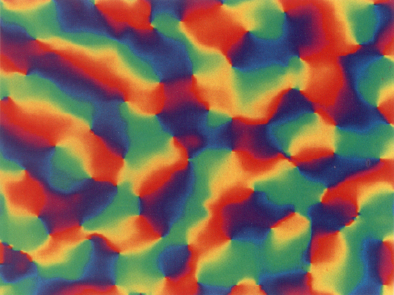
#> input picture mechanistic/v1-topology-blasdel-figure6.png, 394 x 295 px, found by its file name
$ jupyter execute --allow-errors SSN_2D_model-Copy2.ipynb   (shell and % lines are left out)   (Python 2 division)
#> lines starting #> are read from the running program, lines starting #| are printed output that depends on the picture
[cell 1]
import matplotlib.pyplot as plt
import matplotlib.image as mpimg
import numpy as np
from scipy.cluster.vq import kmeans2
from skimage import io, color

[cell 2]
def diff(x,y):
    return np.abs( np.mod( x - y + 90, 180) - 90 )

def G(x,y,sigma=1):
    return np.exp(-1*diff(x,y)**2/(2*sigma**2))

def G2D(x_range, y_range, mean, sigma=1):
    x0 = mean[0]
    y0 = mean[1]
    return np.exp( -1*( ( x_range-x0)**2 + (y_range-y0)**2) / (2*sigma**2) )

# [6 lines of commented-out code are left out]

def G2DO(mean, sigma, o_map):
    return np.exp(-0.5*diff(o_map[mean], o_map)**2 / sigma**2)

def mean_connections(W_ab):
    total = 0.
    for i in range(W_ab.shape[0]):
        sub_mat = W_ab[i,:,:]
        total = total + sub_mat[sub_mat != 0].size
    return total / W_ab.shape[0]

def stimulus_size(x,length,sig_RF):
    return (1+np.exp((-x + length/2)/sig_RF) )**-1 * (1 - (1+np.exp((-x - length/2)/sig_RF))**-1 )

[cell 3]
# Orientation preference map: for now, use k-means on Blasdel image
rgb_img = mpimg.imread('v1-topology-blasdel-figure6.png')
#> rgb_img is the input picture: shape (295, 394, 3) float32; mean R, G, B 0.498, 0.39, 0.321

plt.figure()
plt.imshow(rgb_img)
plt.title('Original topographic image')

lab_img = color.rgb2lab(rgb_img) # convert to L*a*b* colourspace
#> lab_img: shape (295, 394, 3) float32; mean of channels 0, 1, 2 46.8, 11.4, 16.1

ab = lab_img[:,:,1:]
n_rows = np.shape(ab)[0]
#> n_rows = 295
n_cols = np.shape(ab)[1]
#> n_cols = 394

ab = np.reshape(ab, (n_rows*n_cols, 2))
#> ab = 116230 pairs, first value -38.83 to 64.16, second value -38.32 to 64.02
n_colours = 6

centroids, labels = kmeans2(ab, n_colours, iter=3)
#> centroids = [[53.05, 40.66], [42.42, 89.77], [12.84, -29.52], [24.34, -14.73], [-29.51, 21.18], [10.01, 54.67]]

labels = np.reshape(labels, (n_rows, n_cols))
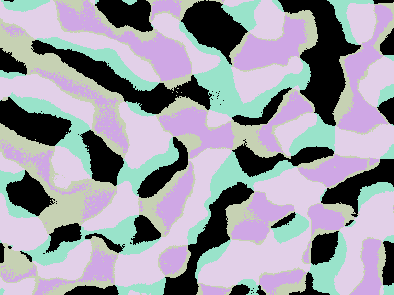
#> labels: shape (295, 394) int32; 5 distinct labels, from 0 to 5; one colour per label, 0 black

rgb_labels = np.tile(labels[:,:,None], [1,1,3])
#> rgb_labels: shape (295, 394, 3) int32; 5 distinct labels, from 0 to 5

OP_range = np.linspace(0, 180, n_colours)
full_OP_map = np.copy(labels)

for i in range(n_colours):
    seg_img = np.copy(rgb_img)
    seg_img[rgb_labels != i] = 0

    # assign an orientation preference (degrees) based on segmentation
    full_OP_map[full_OP_map == i] = OP_range[i]
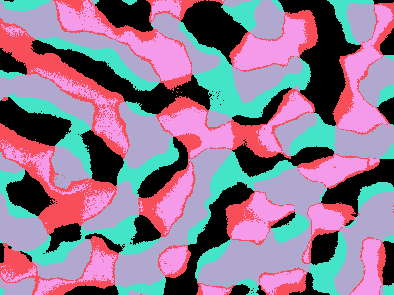
#> full_OP_map: shape (295, 394) int32; 5 distinct labels, from 0 to 180; one colour per label, 0 black
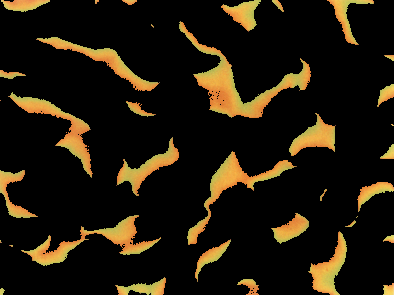
#> seg_img: shape (295, 394, 3) float32; mean R, G, B 0.131, 0.0998, 0.0438

    # Show the individual segmented images:
#     plt.figure()
#     plt.imshow(seg_img)

[cell 4]
N_pairs = 75 # no. of E/I pairs to a side of a grid
field_size = 16. # size of field to a side (degrees)
dx = field_size / N_pairs

xy_range = np.linspace(0, field_size, N_pairs)
# xy_range = np.linspace(-field_size/2, field_size/2, N_pairs)

xv, yv = np.meshgrid(xy_range, xy_range) # x and y grid values (degrees)

# sample the OP map uniformly
min_dim = np.min(np.shape(full_OP_map))
#> min_dim = 295
o_samples = np.round(np.linspace(0, min_dim-1, N_pairs))
#> o_samples = 75 values from 0 to 294

xo, yo = np.meshgrid(o_samples, o_samples)

xo = xo.astype(int)
yo = yo.astype(int)

OP_map = full_OP_map[xo,yo]
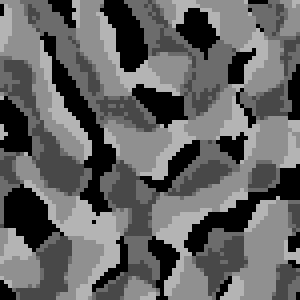
#> OP_map: shape (75, 75) int32 (shown 4 times larger); min 0, max 180, mean 100.4

# Connection weight parameters (from supp. materials S1.1.2):
kappa_E = 0.1
kappa_I = 0.5
J_EE = 0.1
J_IE = 0.38
J_EI = 0.089
J_II = 0.096

sig_EE = 8*dx
sig_IE = 12*dx
sig_EI = 4*dx
sig_II = 4*dx
sig_ori = 45

# calculate probability of no connections for each neuron (sparse connectivity)

G_EE = np.zeros((N_pairs**2, N_pairs, N_pairs))
G_IE = np.copy(G_EE)
G_ori = np.copy(G_EE)

pW_EE = np.copy(G_EE)
pW_IE = np.copy(G_EE)
pW_EI = np.copy(G_EE)
pW_II = np.copy(G_EE)

rnd_EE = np.copy(G_EE)
rnd_IE = np.copy(G_EE)
#> (the rest of this cell did not finish here and is left out)

[cell 5]
print xv

print '======================================'

print yv

#> (a cell that did not finish here is left out)

#> (a cell that did not finish here is left out)

[cell 8]
# Model parameters (from supplementary methods)

k   = np.random.normal(0.012, 0.05*0.012, (N_pairs, N_pairs))
n_E = np.random.normal(2.0, 0.05*2.0, (N_pairs, N_pairs))
n_I = np.random.normal(2.2, 0.05*2.2, (N_pairs, N_pairs))
sig_FF = 32
sig_RF = dx

tau_E = np.random.normal(0.02, 0.05*0.02, (N_pairs, N_pairs))
tau_I = np.random.normal(0.01, 0.05*0.01, (N_pairs, N_pairs))

[cell 9]
# determine external input h(x)
c = 3 # arbitrary contrast value - stimulus strength
c_range = np.array([3, 10, 17, 31, 52])
l_range = np.linspace(0,field_size)
stim_ori = 45 # stimulus orientation (degrees)
length = 4 # stimulus size (degrees)
stim_centre = (8,8) # stimulus centred at (degrees)

x_distance = np.abs(xv - stim_centre[0])
y_distance = np.abs(yv - stim_centre[1])

dist = np.sqrt(x_distance**2 + y_distance**2)

s_l = stimulus_size(dist, length, sig_RF)
G_FF = G(stim_ori, OP_map, sig_FF)
#> in diff, `return np.abs( np.mod( x - y + 90, 180) - 90 )`:
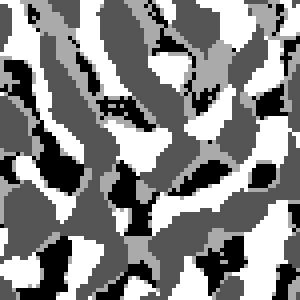
#> returned value: shape (75, 75) int32 (shown 4 times larger); min 27, max 81, mean 55.4; drawn with min black and max white
#> in G, `return np.exp(-1*diff(x,y)**2/(2*sigma**2))`:
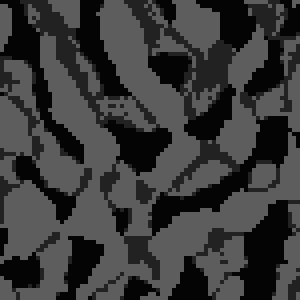
#> returned value: shape (75, 75) float64 (shown 4 times larger); min 0.0183, max 0.368, mean 0.228
h = np.multiply( s_l, G_FF )
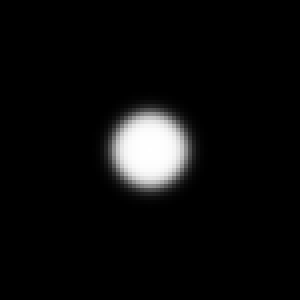
#> s_l: shape (75, 75) float64 (shown 4 times larger); min 0, max 7.19e-09, mean 3.57e-10; drawn with min black and max white
# h = G_FF # Full frame stimulus

[cell 10]
s = stimulus_size(dist, 8, sig_RF)
plt.figure()
plt.imshow(s)
plt.colorbar()

[cell 11]
print np.max(h), np.min(h)
#| 2.642620888889932e-09 0.0
plt.figure()
stimulus_img = plt.imshow(h)
stimulus_img.set_cmap('binary')

plt.figure()
plt.imshow(OP_map)
plt.colorbar()

print h
#> (printed output is left out)
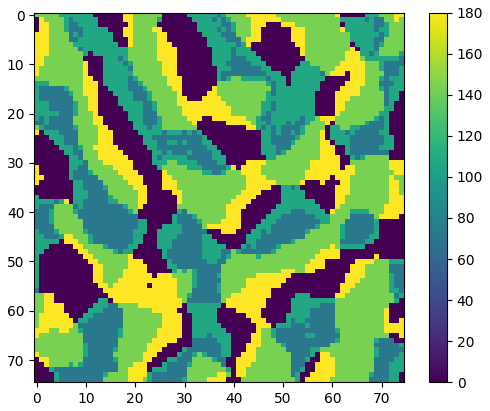
#> figure drawn by matplotlib, 2 panels

[cell 12]
# Run the simulation over time using Euler's method
dt = 0.001 # milliseconds
timesteps = 100

r_E = np.zeros((timesteps, N_pairs, N_pairs))
r_I = np.copy(r_E)

# Initial conditions:
r_E[0,:,:] = 100*np.random.rand(N_pairs, N_pairs)
r_I[0,:,:] = 100*np.random.rand(N_pairs, N_pairs)

I_E = np.zeros((timesteps, N_pairs, N_pairs))
I_I = np.copy(I_E)
# rSS_E = np.copy(I_E)
# rSS_I = np.copy(I_I)

#> (the rest of this cell did not finish here and is left out)

[cell 13]
print np.max(k), np.min(k), np.max(n_I), np.min(n_I)

print 'Exponent: ', np.power(np.maximum(0,I_E[1,:,:]), n_E)
print 'Product: ', np.multiply(k, np.power(np.maximum(0,I_E[1,:,:]), n_E))

[cell 14]
# Plotting results
x = 10
y = 10
plt.figure()
t_range = np.linspace(0,timesteps*dt, timesteps)
plt.plot( t_range, r_E[:,x,y], 'r' )
plt.xlabel('Time (s)')
plt.ylabel('Firing Rate (Hz)')
plt.title('Excitatory firing rate')

plt.figure()
plt.plot(t_range, r_I[:,x,y] )
plt.xlabel('Time (s)')
plt.ylabel('Firing Rate (Hz)')
plt.title('Inhibitory firing rate')

plt.figure()
plt.plot(t_range, I_E[:,x,y], 'r')
plt.xlabel('Time (s)')
plt.ylabel('Firing Rate (Hz)')
plt.title('Excitatory Network Drive')

plt.figure()
plt.plot(t_range, I_I[:,x,y])
plt.xlabel('Time (s)')
plt.ylabel('Firing Rate (Hz)')
plt.title('Inhibitory Network Drive')
#> figure, not shown here; curve peaks at x = 0, y = 73.46
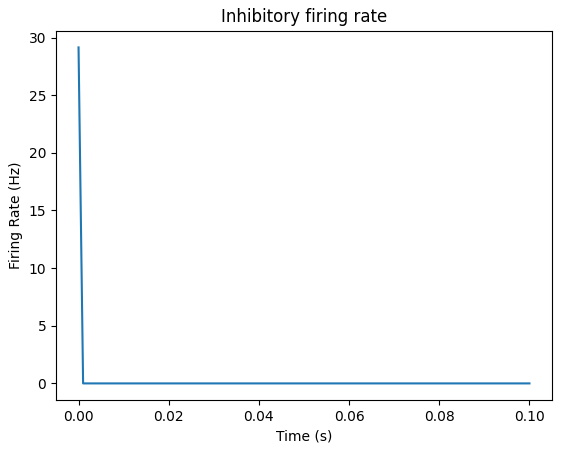
#> figure drawn by matplotlib, 1 panel; curve peaks at x = 0, y = 29.15
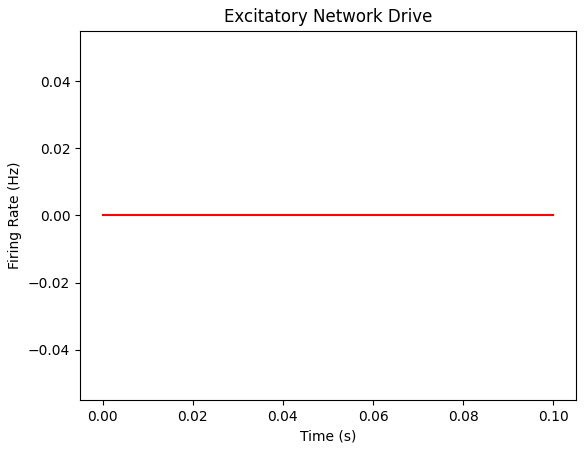
#> figure drawn by matplotlib, 1 panel
